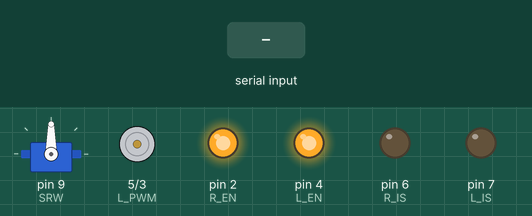
Bench run of a sketch on a simulated Arduino Uno, built with avr-gcc and run on an emulated ATmega328P. Parts: servo, motor-driver pin pairs drawn as motors (green arrow = first pin HIGH = forward, orange = second pin HIGH = backward, longer = more drive), output pins drawn as LEDs (lit = HIGH). Inputs (shaded band) come from the test bench.

Above: at 1.2 s.
1.3 s: "test\n" received over Serial
At 7.7 s:
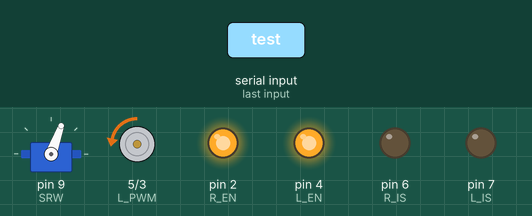
At 12.3 s:
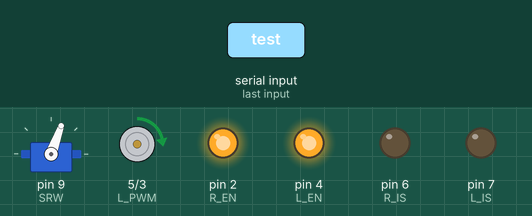
Timing chart, 0 to 15.1 s (numbered marks = the images above; inputs shaded):
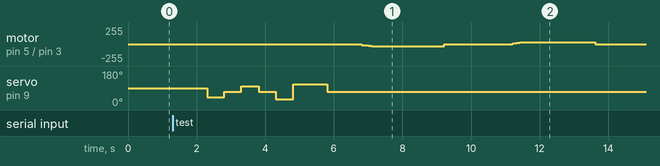

The sketch:

samochod.ino
```cpp
#include <Servo.h>
#include "Car.h"

Car car;

//dioda do debugowania
void diodeBlink(int num){
  for(int i=1; i<=num; i+=1){
    digitalWrite(LED_BUILTIN, HIGH);
    delay(200);
    digitalWrite(LED_BUILTIN, LOW);
    delay(200);
  }
 }

//setup
void setup() {
 Serial.begin(9600);
 car.Setup();
 while(!Serial){;}
}

//glowna petla
void loop() {
  if (Serial.available()){
    String cmd = Serial.readStringUntil(' ');

    if(cmd.startsWith("stop")){
      car.Stop();
    }
    else if (cmd.startsWith("rMove")){
      int spe=Serial.parseInt();
      car.rapidMove(spe);
    }
    else if (cmd.startsWith("rTurn")){
      int ang = Serial.parseInt();
      car.rapidTurn(ang);
    }
    else if(cmd.startsWith("move")){
      int spe=Serial.parseInt();
      int acc=Serial.parseInt();
      car.Move(spe,acc);
    }
    else if(cmd.startsWith("turn")){
      int ang=Serial.parseInt();
      int spe=Serial.parseInt();
      car.Turn(ang,spe);
    }
    else if(cmd.startsWith("test")){
      car.Test();
    }
  }
}
```

Car.h
```cpp
class Car{

  //zmienne prywatne
  //silnik
  int R_EN = 2;
  int R_PWM = 3;
  int L_EN = 4;
  int L_PWM = 5;
  int R_IS = 6;
  int L_IS = 7;

  //serwo
  Servo serv;                     // stworzenie objektu serwa
  int SRW = 9;                    // pin do ktorego podlaczone jest serwo

  public:
    //zmienne publiczne
    int pos = 90-serv_err;        // aktualna pozycja serwa
    int serv_err = 20;            // kat serwa aby kola byly prosto
    int carSpeed;                 // predkosc pojazdu
    int startingSpeed=15;         // predkosc minimalna
    int maxSpeed=100;             // predkosc maksalna

    void Setup(){
      pinMode(SRW, OUTPUT);
      serv.attach(SRW);           // podlaczenie serwa
      pinMode(R_IS, OUTPUT);      // wyjscie alarmu
      pinMode(R_EN, OUTPUT);      // zgoda na obrot
      pinMode(R_PWM, OUTPUT);     // obroty przod 0-256
      pinMode(L_IS, OUTPUT);      // wyjscie alarmu
      pinMode(L_EN, OUTPUT);      // zgoda na obrot
      pinMode(L_PWM, OUTPUT);     // obroty tyl 0-256
      digitalWrite(R_IS, LOW);
      digitalWrite(L_IS, LOW);
      digitalWrite(R_EN, HIGH);
      digitalWrite(L_EN, HIGH);
      carSpeed = 0;               // poczatkowa predkosc auta
      serv.write(pos);            // poczatkowa pozycja kol
    }

    void Turn(int angle, int turnSpeed){
      angle-=serv_err;
      if(angle==pos){
        return;
      }
      if(turnSpeed == 0){
        serv.write(angle);
        pos=angle;
        return;
      }
      int dist=abs(angle-pos);
      int turnTime=turnSpeed/dist;

      if(angle>pos){
        for(pos;pos<angle;pos++){
          serv.write(pos);
          delay(turnTime);
        }
      }else{
        for(pos;pos>angle;pos--){
          serv.write(pos);
          delay(turnTime);
        }
      }
    }

     void Stop(){
      analogWrite(R_PWM, 0);
      analogWrite(L_PWM, 0);
      carSpeed=0;
    }

    void WriteSpeed(int Speed){
        if (Speed==0){
          Stop();
        }
        if (Speed>maxSpeed){return;}
        if (Speed>0){
          analogWrite(R_PWM, Speed);
          analogWrite(L_PWM, 0);
        }else{
          analogWrite(L_PWM, abs(Speed));
          analogWrite(R_PWM, 0);
        }
        carSpeed=Speed;
      }

    void rapidMove(int toSpeed){
      if (abs(toSpeed)<startingSpeed and toSpeed!= 0){return;}
      WriteSpeed(toSpeed);
      carSpeed=toSpeed;

    }
    void rapidTurn(int angle){
        serv.write(angle);
        pos=angle;
    }


    void Move(int toSpeed, int acceleration){

      int toDir=toSpeed/abs(toSpeed);
      int acceForm=500/acceleration;

      if(carSpeed==0){
        WriteSpeed(startingSpeed*toDir);
      }
      if(toSpeed == carSpeed){
        return;
      }
      int dir=toDir;
      if(carSpeed>toSpeed && toDir==1){
        dir=-1*toDir;
      }
      //przyspieszanie
      if(dir==1){
        for(int i=carSpeed; i<=toSpeed; i+=acceleration*dir){
          WriteSpeed(i);
          delay(acceForm);
        }
      }
      //zwalnianie / cofanie
      else{
        for(int i=carSpeed; i>=toSpeed; i+=acceleration*dir){
          WriteSpeed(i);
          delay(acceForm);
        }
      }
      if (carSpeed!=toSpeed){
        WriteSpeed(toSpeed);
      }
    }

    void Test(){
      Turn(60,0);
      delay(500);
      Turn(90,0);
      delay(500);
      Turn(120,0);
      delay(500);
      Turn(90,0);
      delay(500);
      Turn(50,1);
      delay(500);
      Turn(130,1);
      delay(1000);
      Turn(90,0);
      delay(1000);
      Move(30,5);
      delay(2000);
      Stop();
      delay(2000);
      Move(-30,5);
      delay(2000);
      Stop();
    }
};
```
